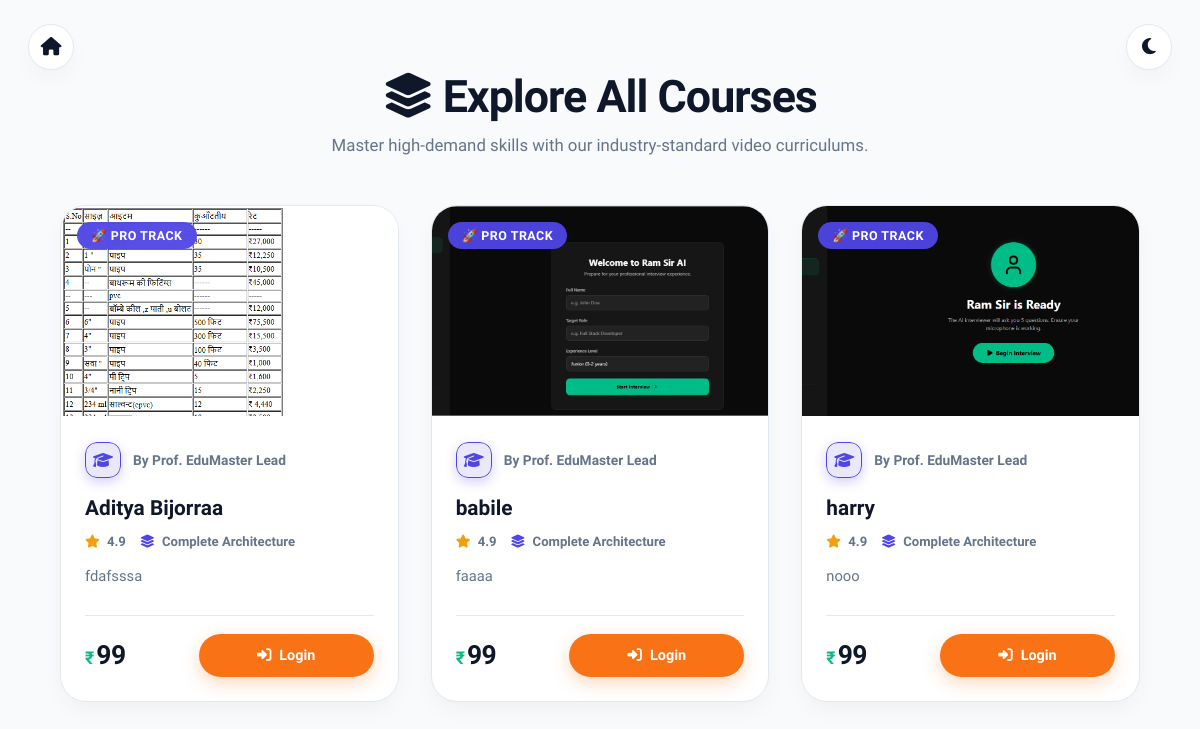
The page /all-courses/ on the database its author committed.
### frontend/models.py (models this page shows, shortened)
class Course(models.Model):
    teacher = models.ForeignKey(
        Teacher,
        on_delete=models.CASCADE,
        related_name="courses"
    )
    course_name = models.CharField(
        max_length=200
    )
    course_image = models.ImageField(
        upload_to="courses/",
        blank=True,
        null=True
    )
    description = models.TextField()
    price = models.PositiveIntegerField(
        default=99
    )
    created_at = models.DateTimeField(
        auto_now_add=True
    )
    updated_at = models.DateTimeField(
        auto_now=True
    )

### frontend/views.py (the view)
def all_courses(request):
    courses = Course.objects.all().order_by("course_name")
    return render(
        request,
        "all_courses.html",
        {
            "courses": courses
        }
    )

### frontend/templates/all_courses.html (shortened to what this page needs)
<!DOCTYPE html>
<html lang="en">
<head>
    {% load static %}
    <link rel="stylesheet" href="{% static 'css/teacher.css' %}">
    <link rel="stylesheet" href="https://cdnjs.cloudflare.com/ajax/libs/font-awesome/6.5.1/css/all.min.css">
</head>
<body>
    <div class="top-bar-fixed">
        <a href="{% url 'home' %}" class="btn-action-float nav-home" title="Back to Dashboard">
            <i class="fa-solid fa-house"></i>
        </a>
        <button id="themeToggle" class="btn-action-float nav-theme" title="Switch Theme">
            <i class="fa-solid fa-moon"></i>
        </button>
    </div>
    <main class="showcase-wrapper">
        <div class="page-heading">
            <h1><i class="fa-solid fa-layer-group text-primary"></i> Explore All Courses</h1>
            <p>Master high-demand skills with our industry-standard video curriculums.</p>
        </div>
        <div class="course-container">
            {% for course in courses %}
            <div class="course-box">
                <div class="thumb-wrapper">
                    {% if course.id in purchased_ids %}
                        <span class="status-badge badge-owned"><i class="fa-solid fa-circle-check"></i> Enrolled</span>
                    {% else %}
                        <span class="status-badge badge-new">🚀 Pro Track</span>
                    {% endif %}
                    <img src="{{ course.course_image.url }}" alt="{{ course.course_name }}">
                </div>
                <div class="card-content">
                    <div class="teacher-row">
                        <div class="mentor-avatar-wrap">
                            {% if course.teacher_image %}
                                <img src="{{ course.teacher_image.url }}" alt="Teacher">
                            {% else %}
                                <div class="css-mentor-badge"><i class="fa-solid fa-graduation-cap"></i></div>
                            {% endif %}
                        </div>
                        <span class="t-name">By Prof. {{ course.teacher_name|default:"EduMaster Lead" }}</span>
                    </div>
                    <h2 class="c-title">{{ course.course_name }}</h2>
                    <div class="course-meta-tags">
                        <span class="rating-badge"><i class="fa-solid fa-star text-yellow"></i> {{ course.rating|default:"4.9" }}</span>
                        <span class="contain-tag"><i class="fa-solid fa-layer-group"></i> {{ course.teacher_contain|default:"Complete Architecture" }}</span>
                    </div>
                    <p class="c-desc">{{ course.description }}</p>
                    <div class="card-footer">
                        <div class="price-box">
                            <span class="currency">₹</span>
                            <span class="amount">{{ course.price }}</span>
                        </div>
                        <div class="action-box">
                            {% if course.id in purchased_ids %}
                                <a href="{% url 'course_access' course.id %}">
                                    <button class="action-btn open-btn">
                                        <i class="fa-solid fa-circle-play"></i> Open Course
                                    </button>
                                </a>
                            {% else %}
                                {% if user.is_authenticated %}
                                    <a href="{% url 'payment2' course.id %}">
                                        <button class="action-btn buy-btn">
                                            <i class="fa-solid fa-cart-shopping"></i> Buy Course
                                        </button>
                                    </a>
                                {% else %}
                                    <a href="{% url 'login' %}">
                                        <button class="action-btn login-btn">
                                            <i class="fa-solid fa-right-to-bracket"></i> Login
                                        </button>
                                    </a>
                                {% endif %}
                            {% endif %}
                        </div>
                    </div>
                </div>
            </div>
            {% endfor %}
        </div>
    </main>
</body>
</html>

### rows shown on the page
Course: shows "🚀 PRO TRACK", course_image (picture), teacher_name "EduMaster Lead", course_name "Aditya Bijorraa", rating "4.9", teacher_contain "Complete Architecture", description "fdafsssa", price "99", shows "Login"
Course: shows "🚀 PRO TRACK", course_image (picture), teacher_name "EduMaster Lead", course_name "babile", rating "4.9", teacher_contain "Complete Architecture", description "faaaa", price "99", shows "Login"
Course: shows "🚀 PRO TRACK", course_image (picture), teacher_name "EduMaster Lead", course_name "harry", rating "4.9", teacher_contain "Complete Architecture", description "nooo", price "99", shows "Login"
